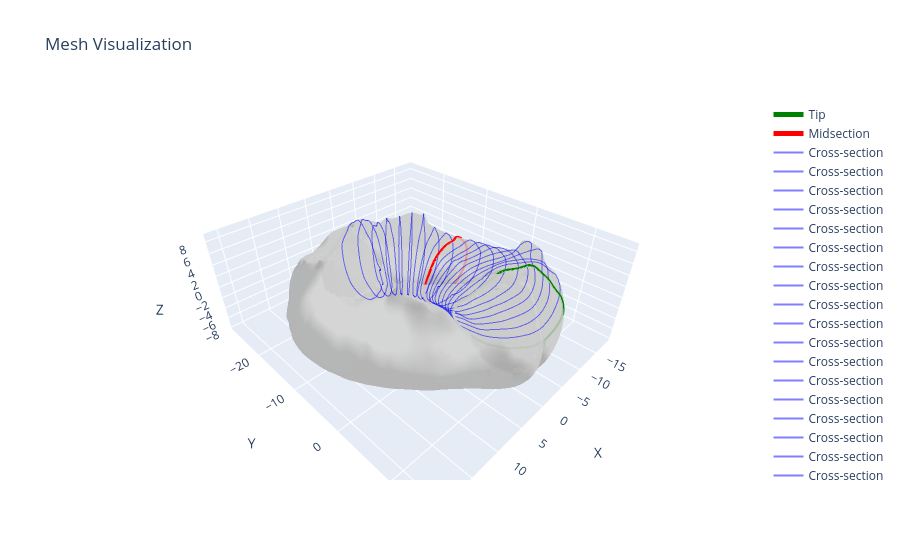

The code cell stored with this chart in its notebook:
### Code cell
## Make new traces, thinner lines and more opacity
import plotly.graph_objects as go

section_traces = []
for section in section_points_left:
    trace = go.Scatter3d(
        x=section[:, 0],  # X-coordinates
        y=section[:, 1],  # Y-coordinates
        z=section[:, 2],  # Z-coordinates
        mode='lines',     # Line mode
        line=dict(width=2, color='blue'),  # Thinner line
        name='Cross-section',
        opacity=0.5       # More opacity
    )
    section_traces.append(trace)
tip = section_points_left[0]
mid_index = len(section_points_left) // 2
midsection = section_points_left[mid_index]

midsection_trace = go.Scatter3d(
    x=midsection[:,0],  # X-coordinate
    y=midsection[:,1],  # Y-coordinate
    z=midsection[:,2],  # Z-coordinate
    mode='lines',     # Only markers
    line=dict(width=5, color='red'),  # Marker style
    name='Midsection',
    opacity=1         # Legend name
)
tip_trace = go.Scatter3d(
    x=tip[:,0],  # X-coordinate
    y=tip[:,1],  # Y-coordinate
    z=tip[:,2],  # Z-coordinate
    mode='lines',     # Only markers
    line=dict(width=5, color='green'),  # Thinner line
    name='Tip',
    opacity=1         # Legend name
)

output = visualize_mesh(mesh, [tip_trace, midsection_trace] + section_traces )
output.write_html("mesh_with_cross_sections.html")

### Figure 1 — Plotly figure (JSON) as saved in the notebook; plotly's stock layout.template omitted (floating-point values rounded to 4 significant figures; data arrays with more than 128 entries replaced by an {"elided": "..."} marker saying what was removed)
{"data": [{"color": "lightgray", "i": {"elided": "28730 int values"}, "j": {"elided": "28730 int values"}, "k": {"elided": "28730 int values"}, "name": "Mesh", "opacity": 0.75, "type": "mesh3d", "x": {"elided": "14291 float values"}, "y": {"elided": "14291 float values"}, "z": {"elided": "14291 float values"}}, {"line": {"color": "green", "width": 5}, "mode": "lines", "name": "Tip", "opacity": 1, "type": "scatter3d", "x": {"elided": "183 float values"}, "y": {"elided": "183 float values"}, "z": {"elided": "183 float values"}}, {"line": {"color": "red", "width": 5}, "mode": "lines", "name": "Midsection", "opacity": 1, "type": "scatter3d", "x": {"elided": "196 float values"}, "y": {"elided": "196 float values"}, "z": {"elided": "196 float values"}}, {"line": {"color": "blue", "width": 2}, "mode": "lines", "name": "Cross-section", "opacity": 0.5, "type": "scatter3d", "x": {"elided": "183 float values"}, "y": {"elided": "183 float values"}, "z": {"elided": "183 float values"}}, {"line": {"color": "blue", "width": 2}, "mode": "lines", "name": "Cross-section", "opacity": 0.5, "type": "scatter3d", "x": {"elided": "188 float values"}, "y": {"elided": "188 float values"}, "z": {"elided": "188 float values"}}, {"line": {"color": "blue", "width": 2}, "mode": "lines", "name": "Cross-section", "opacity": 0.5, "type": "scatter3d", "x": {"elided": "188 float values"}, "y": {"elided": "188 float values"}, "z": {"elided": "188 float values"}}, {"line": {"color": "blue", "width": 2}, "mode": "lines", "name": "Cross-section", "opacity": 0.5, "type": "scatter3d", "x": {"elided": "187 float values"}, "y": {"elided": "187 float values"}, "z": {"elided": "187 float values"}}, {"line": {"color": "blue", "width": 2}, "mode": "lines", "name": "Cross-section", "opacity": 0.5, "type": "scatter3d", "x": {"elided": "197 float values"}, "y": {"elided": "197 float values"}, "z": {"elided": "197 float values"}}, {"line": {"color": "blue", "width": 2}, "mode": "lines", "name": "Cross-section", "opacity": 0.5, "type": "scatter3d", "x": {"elided": "189 float values"}, "y": {"elided": "189 float values"}, "z": {"elided": "189 float values"}}, {"line": {"color": "blue", "width": 2}, "mode": "lines", "name": "Cross-section", "opacity": 0.5, "type": "scatter3d", "x": {"elided": "188 float values"}, "y": {"elided": "188 float values"}, "z": {"elided": "188 float values"}}, {"line": {"color": "blue", "width": 2}, "mode": "lines", "name": "Cross-section", "opacity": 0.5, "type": "scatter3d", "x": {"elided": "187 float values"}, "y": {"elided": "187 float values"}, "z": {"elided": "187 float values"}}, {"line": {"color": "blue", "width": 2}, "mode": "lines", "name": "Cross-section", "opacity": 0.5, "type": "scatter3d", "x": {"elided": "192 float values"}, "y": {"elided": "192 float values"}, "z": {"elided": "192 float values"}}, {"line": {"color": "blue", "width": 2}, "mode": "lines", "name": "Cross-section", "opacity": 0.5, "type": "scatter3d", "x": {"elided": "182 float values"}, "y": {"elided": "182 float values"}, "z": {"elided": "182 float values"}}, {"line": {"color": "blue", "width": 2}, "mode": "lines", "name": "Cross-section", "opacity": 0.5, "type": "scatter3d", "x": {"elided": "196 float values"}, "y": {"elided": "196 float values"}, "z": {"elided": "196 float values"}}, {"line": {"color": "blue", "width": 2}, "mode": "lines", "name": "Cross-section", "opacity": 0.5, "type": "scatter3d", "x": {"elided": "194 float values"}, "y": {"elided": "194 float values"}, "z": {"elided": "194 float values"}}, {"line": {"color": "blue", "width": 2}, "mode": "lines", "name": "Cross-section", "opacity": 0.5, "type": "scatter3d", "x": {"elided": "185 float values"}, "y": {"elided": "185 float values"}, "z": {"elided": "185 float values"}}, {"line": {"color": "blue", "width": 2}, "mode": "lines", "name": "Cross-section", "opacity": 0.5, "type": "scatter3d", "x": {"elided": "197 float values"}, "y": {"elided": "197 float values"}, "z": {"elided": "197 float values"}}, {"line": {"color": "blue", "width": 2}, "mode": "lines", "name": "Cross-section", "opacity": 0.5, "type": "scatter3d", "x": {"elided": "183 float values"}, "y": {"elided": "183 float values"}, "z": {"elided": "183 float values"}}, {"line": {"color": "blue", "width": 2}, "mode": "lines", "name": "Cross-section", "opacity": 0.5, "type": "scatter3d", "x": {"elided": "184 float values"}, "y": {"elided": "184 float values"}, "z": {"elided": "184 float values"}}, {"line": {"color": "blue", "width": 2}, "mode": "lines", "name": "Cross-section", "opacity": 0.5, "type": "scatter3d", "x": {"elided": "183 float values"}, "y": {"elided": "183 float values"}, "z": {"elided": "183 float values"}}, {"line": {"color": "blue", "width": 2}, "mode": "lines", "name": "Cross-section", "opacity": 0.5, "type": "scatter3d", "x": {"elided": "187 float values"}, "y": {"elided": "187 float values"}, "z": {"elided": "187 float values"}}, {"line": {"color": "blue", "width": 2}, "mode": "lines", "name": "Cross-section", "opacity": 0.5, "type": "scatter3d", "x": {"elided": "182 float values"}, "y": {"elided": "182 float values"}, "z": {"elided": "182 float values"}}, {"line": {"color": "blue", "width": 2}, "mode": "lines", "name": "Cross-section", "opacity": 0.5, "type": "scatter3d", "x": {"elided": "188 float values"}, "y": {"elided": "188 float values"}, "z": {"elided": "188 float values"}}], "layout": {"scene": {"aspectmode": "data", "xaxis": {"title": {"text": "X"}}, "yaxis": {"title": {"text": "Y"}}, "zaxis": {"title": {"text": "Z"}}}, "title": {"text": "Mesh Visualization"}}}
